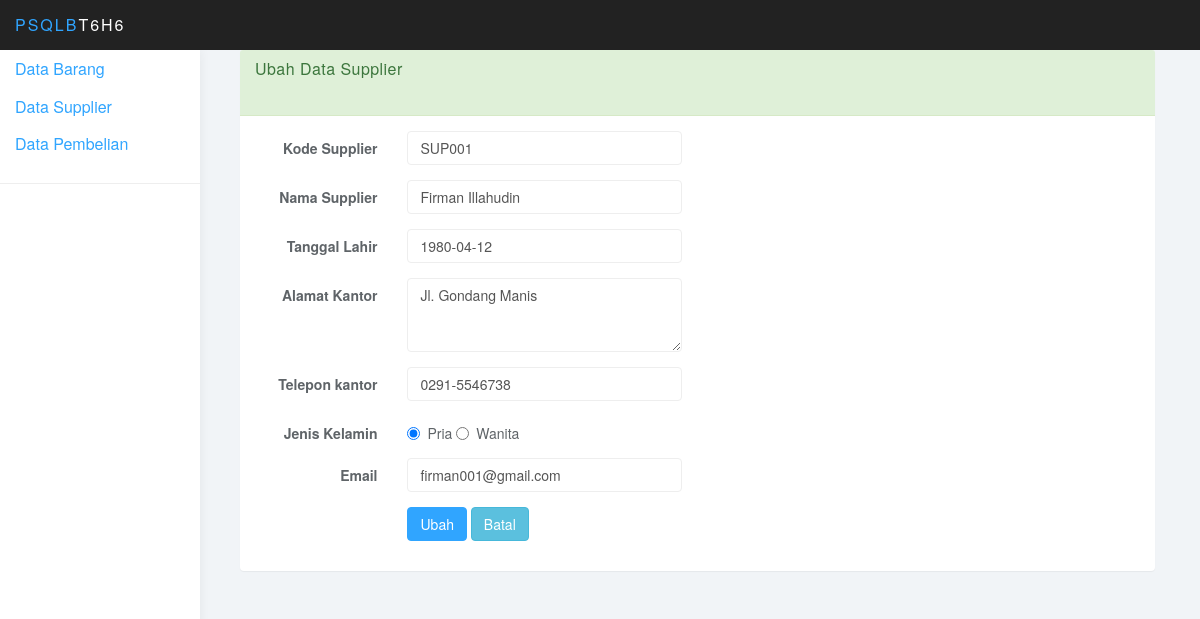
The page /?page=ubah_supplier&id=SUP001 on the database its author committed.
### tables this page shows
CREATE TABLE IF NOT EXISTS `supplier` (
  `KodeSupplier` varchar(10) NOT NULL DEFAULT '',
  `NamaSupplier` varchar(50) DEFAULT NULL,
  `TanggalLahir` date DEFAULT NULL,
  `AlamatKantor` varchar(50) DEFAULT NULL,
  `TeleponKantor` varchar(15) DEFAULT NULL,
  `JenisKelamin` varchar(10) DEFAULT NULL,
  `Email` varchar(20) DEFAULT NULL
);

### ubah_supplier.php (the view, shortened to what this page needs)
<div class="col-sm-9 col-sm-offset-3 col-lg-10 col-lg-offset-2 main">
<?php
	if (!$_GET['id']=="") {
		$sql = mysql_query("SELECT * FROM Supplier WHERE KodeSupplier='".$_GET['id']."'")
			or die (mysql_error());
		$data = mysql_fetch_array($sql);
	}
?>
<!doctype html>
<html lang="id">
<head>
</head>
<body>
	<div class="col-sm-12">
    	<div class="panel panel-success">
        	<div class="panel-heading">
            	<h3 class="panel-title"><span class=""></span> Ubah Data Supplier</h3>
            </div>
            <div class="panel-body">
            	<form class="form-horizontal" name="frmUbah" method="post" enctype="multipart/form-data">
                   <div class="form-group">
                        <label for="KodeSupplier" class="control-label col-sm-2">Kode Supplier</label>
                        <div class="col-sm-4">
                        	<input type="text" class="form-control" name="txtKodeSupplier" placeholder="Kode Supplier"
                            value="<?php echo $data['KodeSupplier']; ?>"/>
                        </div>
                 </div>
                 <div class="form-group">
                        <label for="NamaSupplier" class="control-label col-sm-2">Nama Supplier</label>
                        <div class="col-sm-4">
                        	<input type="text" class="form-control" name="txtNamaSupplier" placeholder="Nama Supplier"
                            value="<?php echo $data['NamaSupplier']; ?>"/>
                        </div>
                 </div>
                 <div class="form-group">
                        <label for="TanggalLahir" class="control-label col-sm-2">Tanggal Lahir</label>
                        <div class="col-sm-4">
                            <input type="text" class="form-control" name="txtTanggalLahir" id="datepicker" placeholder="Tanggal Lahir"
                            value="<?php echo $data['TanggalLahir']; ?>"/>
                        </div>
                 </div>
                  <div class="form-group">
                          <label for="AlamatKantor" class="control-label col-sm-2">Alamat Kantor</label>
                            <div class="col-sm-4">
                              <textarea class="form-control" name="txtAlamatKantor" rows="3" placeholder="Alamat Kantor"><?php echo $data['AlamatKantor']; ?></textarea>
                       </div>
                    </div>
                <div class="form-group">
                        <label for="TeleponKantor" class="control-label col-sm-2">Telepon kantor</label>
                        <div class="col-sm-4">
                            <input type="text" class="form-control" name="txtTeleponKantor" placeholder="Telepon Kantor"
                             value="<?php echo $data['TeleponKantor']; ?>"/>
                         </div>
                        </div>
                  <div class="form-group">
                    <label for="JenisKelamin" class="control-label col-sm-2">Jenis Kelamin</label>
                    <div class="col-sm-4">
                    	<div class="radio">
                        <label>
                        	<input type="radio" name="rbJenisKelamin" value="Pria"
                            <?php if($data['JenisKelamin']=="Pria"){ echo "checked"; }; ?> />
                            	Pria
                         </label>
                         <label>
                        	<input type="radio" name="rbJenisKelamin" value="Wanita"
                            <?php if($data['JenisKelamin']=="Wanita"){ echo "checked"; }; ?> />
                            	Wanita
                          </label>
                     </div>
                    </div>
                   </div>
                        <div class="form-group">
                         	<label for="Email" class="control-label col-sm-2">Email</label>
                            <div class="col-sm-4">
                            	<input type="text" class="form-control" name="txtEmail" placeholder="Email"
                                value="<?php echo $data['Email']; ?>"/>
                             </div>
                         </div>
                 <div class="form-group">
                 	<div class="col-sm-offset-2 col-sm-3">
                    	<button type="submit" class="btn btn-primary" name="btnUbah">Ubah</button>
                        <button type="reset" class="btn btn-info" name="btnBatal"
                        onClick="window.location.href='?page=supplier'">Batal</button>
                        </div>
                       </div>
                      </form>
                     </div>
                    </div>
                    </div>
</body>
</html>

### css/styles.css (style rules this page uses)
body { background: #f1f4f7; padding-top: 50px; color: #5f6468; }
h1, h2, h3, h4, h5, h6 { color: #5f6468; }
h3, h4 { font-weight: 300; }
.form-control { border: 1px solid #eee; box-shadow: none; }
.btn-primary, .btn-primary:hover, .btn-primary:focus, .btn-primary:active, .btn-primary.active, .open > .dropdown-toggle.btn-primary, .btn-primary.disabled, .btn-primary[disabled], fieldset[disabled] .btn-primary, .btn-primary.disabled:hover, .btn-primary[disabled]:hover, fieldset[disabled] .btn-primary:hover, .btn-primary.disabled:focus, .btn-primary[disabled]:focus, fieldset[disabled] .btn-primary:focus, .btn-primary.disabled:active, .btn-primary[disabled]:active, fieldset[disabled] .btn-primary:active, .btn-primary.disabled.active, .btn-primary[disabled].active, fieldset[disabled] .btn-primary.active { background-color: #30a5ff; border-color: #30a5ff; }
.panel { border: 0; }
.panel-heading { font-size: 18px; font-weight: 300; letter-spacing: 0.025em; height: 66px; line-height: 45px; }

### rows shown on the page
supplier: txtKodeSupplier "SUP001", txtNamaSupplier "Firman Illahudin", txtTanggalLahir "1980-04-12", txtAlamatKantor "Jl. Gondang Manis", txtTeleponKantor "0291-5546738", JenisKelamin "☑ Pria", JenisKelamin "☐ Wanita", txtEmail "firman001@gmail.com"
